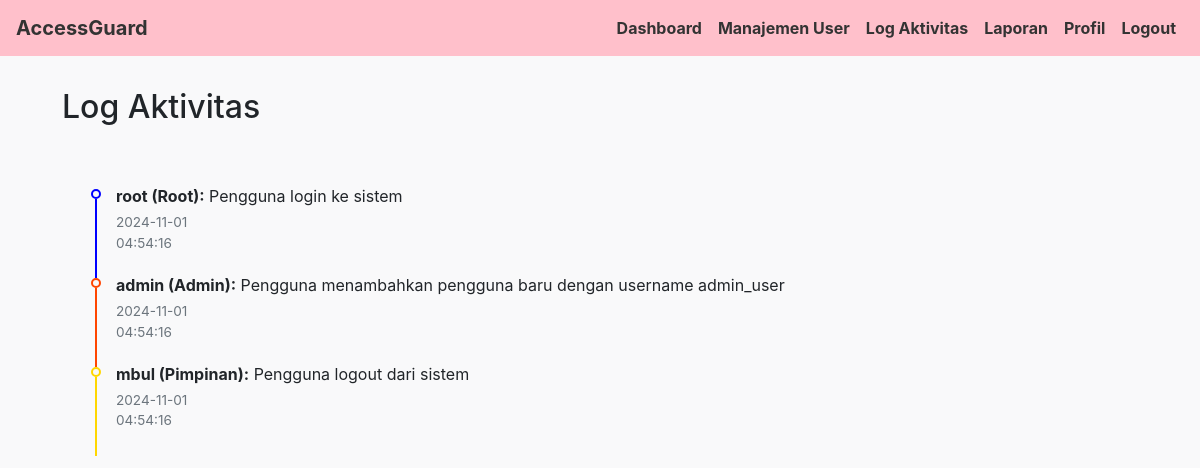
/Root/activity_log.php (signed in), run on the app's committed database.
### tables this page shows
CREATE TABLE `activity_log` (
  `id` int(11) NOT NULL,
  `user_id` int(11) NOT NULL,
  `activity_type` varchar(255) NOT NULL,
  `activity_description` text DEFAULT NULL,
  `timestamp` timestamp NOT NULL DEFAULT current_timestamp()
);

CREATE TABLE `roles` (
  `id` int(11) NOT NULL,
  `role_name` varchar(50) NOT NULL COMMENT 'Nama peran, seperti Root, Staf Administrasi, Pimpinan',
  `description` text DEFAULT NULL COMMENT 'Deskripsi singkat peran'
);

CREATE TABLE `users` (
  `id` int(11) NOT NULL,
  `username` varchar(50) NOT NULL COMMENT 'Nama pengguna',
  `email` varchar(100) NOT NULL COMMENT 'Email pengguna',
  `password` varchar(255) NOT NULL COMMENT 'Kata sandi hashed',
  `role_id` int(11) NOT NULL COMMENT 'ID dari role pengguna',
  `created_at` timestamp NOT NULL DEFAULT current_timestamp() COMMENT 'Waktu pembuatan akun',
  `updated_at` timestamp NOT NULL DEFAULT current_timestamp() ON UPDATE current_timestamp() COMMENT 'Waktu terakhir data diperbarui'
);

### Root/activity_log.php (the view, shortened to what this page needs)
<?php
include '../dbconfig.php';
$query = "SELECT activity_log.id, users.username, roles.role_name, activity_log.activity_type, activity_log.activity_description, activity_log.timestamp
          FROM activity_log
          JOIN users ON activity_log.user_id = users.id
          JOIN roles ON users.role_id = roles.id
          ORDER BY activity_log.timestamp DESC";
$result = $conn->query($query);
include '../navbar.php';
?>
<!DOCTYPE html>
<html lang="en">
<head>
    <link href="https://maxcdn.bootstrapcdn.com/bootstrap/4.5.2/css/bootstrap.min.css" rel="stylesheet">
    <link href="https://maxcdn.bootstrapcdn.com/bootstrap/4.0.0/css/bootstrap.min.css" rel="stylesheet">
</head>
<body>
<div class="page-content page-container" id="page-content">
    <div class="padding">
        <h2 class="mb-4">Log Aktivitas</h2>
        <?php if ($result->num_rows > 0): ?>
            <div class="timeline p-4 block mb-4">
                <?php while ($row = $result->fetch_assoc()): ?>
                    <div class="tl-item">
                        <?php
                            $role = strtolower($row['role_name']);
                            switch ($role) {
                                case 'root':
                                    $dotClass = 'b-root';
                                    break;
                                case 'admin':
                                    $dotClass = 'b-admin';
                                    break;
                                case 'pimpinan':
                                    $dotClass = 'b-leader';
                                    break;
                            }
                        ?>
                        <div class="tl-dot <?= $dotClass; ?>"></div>
                        <div class="tl-content">
                            <div class="">
                                <strong><?= htmlspecialchars($row['username']); ?> (<?= htmlspecialchars($row['role_name']); ?>):</strong>
                                <?= htmlspecialchars($row['activity_description']); ?>
                            </div>
                            <div class="tl-date text-muted mt-1"><?= htmlspecialchars($row['timestamp']); ?></div>
                        </div>
                    </div>
                <?php endwhile; ?>
            </div>
        <?php else: ?>
            <p class="alert alert-info">Tidak ada log aktivitas yang ditemukan.</p>
        <?php endif; ?>
    </div>
</div>
</body>
</html>

### navbar.php (shortened to what this page needs)
<?php
$role = $_SESSION['role'];
?>
<!DOCTYPE html>
<html lang="en">
<head>
    <link href="https://maxcdn.bootstrapcdn.com/bootstrap/4.5.2/css/bootstrap.min.css" rel="stylesheet">
</head>
<body>
<nav class="navbar navbar-expand-lg navbar-custom">
    <a class="navbar-brand" href="#">AccessGuard</a>
    <div class="collapse navbar-collapse" id="navbarNav">
        <ul class="navbar-nav ml-auto">
            <?php if ($role == 'Root'): ?>
                <li class="nav-item"><a class="nav-link" href="dashboard_root.php">Dashboard</a></li>
                <li class="nav-item"><a class="nav-link" href="user_management.php">Manajemen User</a></li>
                <li class="nav-item"><a class="nav-link" href="activity_log.php">Log Aktivitas</a></li>
                <li class="nav-item"><a class="nav-link" href="report.php">Laporan</a></li>
            <?php elseif ($role == 'Admin'): ?>
                <li class="nav-item"><a class="nav-link" href="dashboard_admin.php">Dashboard</a></li>
                <li class="nav-item"><a class="nav-link" href="user_management.php">Manajemen User</a></li>
                <li class="nav-item"><a class="nav-link" href="report.php">Laporan</a></li>
            <?php elseif ($role == 'Pimpinan'): ?>
                <li class="nav-item"><a class="nav-link" href="dashboard_pimpinan.php">Dashboard</a></li>
                <li class="nav-item"><a class="nav-link" href="report.php">Laporan</a></li>
            <?php endif; ?>
            <li class="nav-item"><a class="nav-link" href="profile.php">Profil</a></li>
            <li class="nav-item"><a class="nav-link" href="../logout.php">Logout</a></li>
        </ul>
    </div>
</nav>
</body>
</html>

### navbar.php (style rules this page uses)
:root { --pink-pastel: #FFC0CB; --pink-dark: #FF91A4; --yellow-pastel: #FFFACD; --text-color: #333333; }
.navbar-custom { background-color: var(--pink-pastel); }
.navbar-custom .navbar-brand { font-weight: bold; color: var(--text-color); }
.navbar-custom .nav-link { color: var(--text-color) !important; font-weight: bold; }

### Root/activity_log.php (style rules this page uses)
body { background-color: #f9f9fa; }
.page-container { max-width: 1140px; margin: 0 auto; }
.padding { padding: 2rem; }
.timeline { position: relative; border-color: rgba(160, 175, 185, .15); padding: 0; margin: 0; }
.tl-item { border-radius: 3px; position: relative; display: flex; }
.tl-item > * { padding: 10px; }
.tl-dot { position: relative; border-color: rgba(160, 175, 185, .15); }
.tl-dot:after, .tl-dot:before { content: ''; position: absolute; border-color: inherit; border-width: 2px; border-style: solid; border-radius: 50%; width: 10px; height: 10px; top: 15px; left: 50%; transform: translateX(-50%); }
.tl-dot:after { width: 0; height: auto; top: 25px; bottom: -15px; border-right-width: 0; border-top-width: 0; border-bottom-width: 0; border-radius: 0; }
.b-root { border-color: #0000FF !important; }
.b-admin { border-color: #FF4500 !important; }
.b-leader { border-color: #FFD700 !important; }
.tl-content .tl-date { font-size: .85em; margin-top: 2px; min-width: 100px; max-width: 100px; }

### data on the page
activity_log: user.username "root", roles.role_name "Root", activity_description "Pengguna login ke sistem", timestamp "2024-11-01 04:54:16"
activity_log: user.username "admin", roles.role_name "Admin", activity_description "Pengguna menambahkan pengguna baru dengan username admin_user", timestamp "2024-11-01 04:54:16"
activity_log: user.username "mbul", roles.role_name "Pimpinan", activity_description "Pengguna logout dari sistem", timestamp "2024-11-01 04:54:16"
